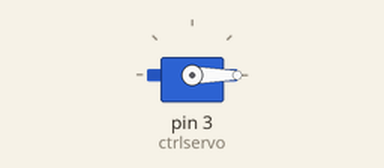
A sketch run on a simulated Arduino Uno, built with avr-gcc and run on an emulated ATmega328P. Parts: servo.

Above: at 0.05 s.
At 6.25 s:
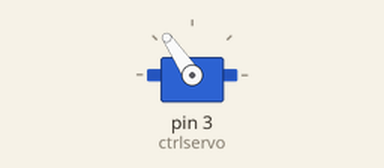
At 12.55 s:
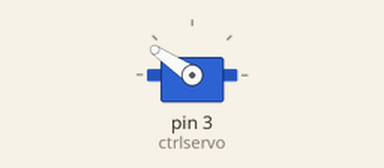
At 25.15 s:
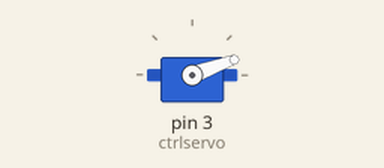
Timing chart, 0 to 35.3 s (numbered marks = the images above):
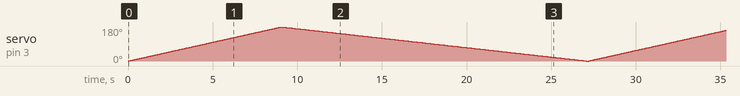

The sketch:

servo.ino
```cpp
#include <Servo.h>

Servo ctrlservo;
int pos=0;
void setup()
{
  ctrlservo.attach(3);
}

void loop()
{
 for(pos=0;pos<=180;pos++)
 {
   ctrlservo.write(pos);
   delay(50);
 }
 for(pos=180;pos>=0;pos--)
 {
   ctrlservo.write(pos);
   delay(100);
 }


}
```
